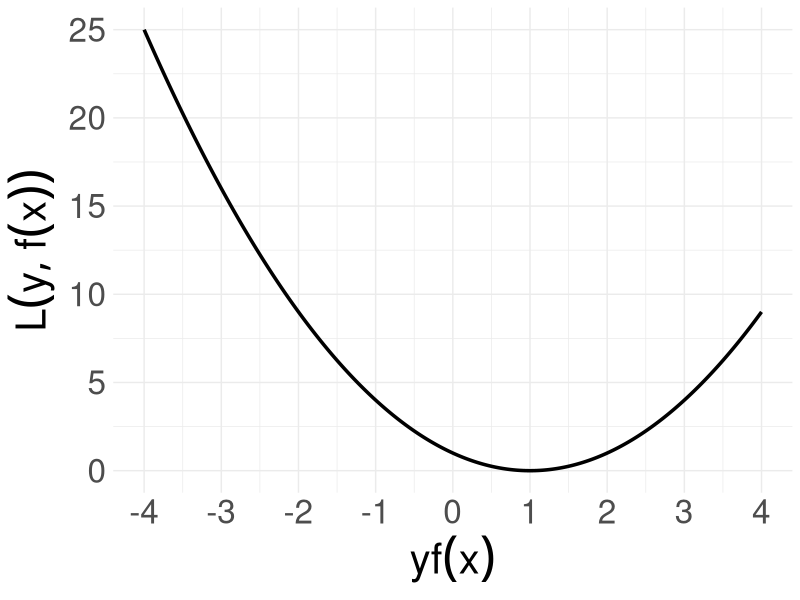
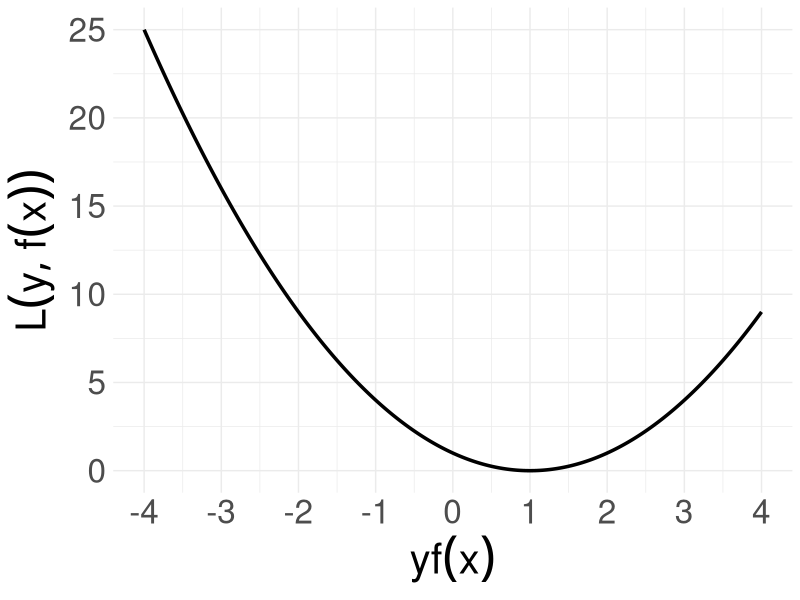

These charts were generated, in order, by the following R code:
# ------------------------------------------------------------------------------
# classification further losses

# FIG: squared loss on scores
# ------------------------------------------------------------------------------

library(ggplot2)

# DATA -------------------------------------------------------------------------

x <- seq(-4, 4, by = 0.01)
y <- (1 - x)^2

# PLOTS ------------------------------------------------------------------------

p <- ggplot(data.frame(x, y), aes(x = x, y = y)) + 
  geom_line(size = 1.2) +
  scale_x_continuous(breaks = seq(-4, 4)) +
  xlab(expression(yf(x))) +
  ylab(expression(L(y, f(x)))) + 
  theme_minimal() +
  theme(text = element_text(size = 30))
p
ggsave("../figure/squared_scores.png", p, height = 4, width = 12)
